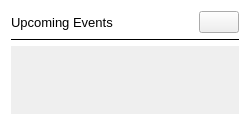
          <widget class="QFrame" name="events_container">
           <property name="minimumSize">
            <size>
             <width>250</width>
             <height>0</height>
            </size>
           </property>
           <property name="maximumSize">
            <size>
             <width>400</width>
             <height>16777215</height>
            </size>
           </property>
           <property name="styleSheet">
            <string notr="true">QFrame {
    background-color: white;
    border-radius: 10px;
}

#events_container {
    border: 1px solid #ccc;
}</string>
           </property>
           <property name="frameShape">
            <enum>QFrame::StyledPanel</enum>
           </property>
           <property name="frameShadow">
            <enum>QFrame::Raised</enum>
           </property>
           <layout class="QVBoxLayout" name="verticalLayout_13">
            <item>
             <layout class="QHBoxLayout" name="horizontalLayout_5">
              <property name="leftMargin">
               <number>0</number>
              </property>
              <property name="topMargin">
               <number>0</number>
              </property>
              <property name="rightMargin">
               <number>0</number>
              </property>
              <property name="bottomMargin">
               <number>0</number>
              </property>
              <item>
               <widget class="QLabel" name="header_3">
                <property name="font">
                 <font>
                  <family>Arial</family>
                  <pointsize>10</pointsize>
                 </font>
                </property>
                <property name="text">
                 <string>Upcoming Events</string>
                </property>
               </widget>
              </item>
              <item>
               <spacer name="horizontalSpacer_7">
                <property name="orientation">
                 <enum>Qt::Horizontal</enum>
                </property>
                <property name="sizeHint" stdset="0">
                 <size>
                  <width>40</width>
                  <height>20</height>
                 </size>
                </property>
               </spacer>
              </item>
              <item>
               <widget class="QPushButton" name="calendar_btn">
                <property name="font">
                 <font>
                  <underline>false</underline>
                 </font>
                </property>
                <property name="cursor">
                 <cursorShape>PointingHandCursor</cursorShape>
                </property>
                <property name="styleSheet">
                 <string notr="true">QPushButton {
	background-color: transparent;
};</string>
                </property>
                <property name="text">
                 <string/>
                </property>
                <property name="icon">
                 <iconset resource="../../assets/org_assets.qrc">
                  <normaloff>:/icons/organization/icons/calendar.png</normaloff>:/icons/organization/icons/calendar.png</iconset>
                </property>
                <property name="iconSize">
                 <size>
                  <width>30</width>
                  <height>30</height>
                 </size>
                </property>
               </widget>
              </item>
             </layout>
            </item>
            <item>
             <widget class="QFrame" name="line_4">
              <property name="maximumSize">
               <size>
                <width>16777215</width>
                <height>1</height>
               </size>
              </property>
              <property name="styleSheet">
               <string notr="true">QFrame {
    background-color: black;
}</string>
              </property>
              <property name="frameShape">
               <enum>QFrame::HLine</enum>
              </property>
              <property name="frameShadow">
               <enum>QFrame::Sunken</enum>
              </property>
             </widget>
            </item>
            <item>
             <widget class="QScrollArea" name="scroll_area_events">
              <property name="styleSheet">
               <string notr="true">QWidget {
    background-color: white;
    border: none;
}


QScrollBar:vertical {
                border: none;
                background: #f0f0f0;
                width: 12px;
                margin: 0;
            }
            QScrollBar::handle:vertical {
                background: #ccc;
                min-height: 20px;
                border-radius: 6px;
            }
            QScrollBar::add-line:vertical, QScrollBar::sub-line:vertical {
                height: 0;
                background: none;
            }
            QScrollBar::add-page:vertical, QScrollBar::sub-page:vertical {
                background: none;
            }
            
            QScrollBar:horizontal {
                border: none;
                background: #f0f0f0;
                height: 12px;
                margin: 0;
            }
            QScrollBar::handle:horizontal {
                background: #ccc;
                min-width: 20px;
                border-radius: 6px;
            };</string>
              </property>
              <property name="widgetResizable">
               <bool>true</bool>
              </property>
              <widget class="QWidget" name="events_container_2">
               <property name="geometry">
                <rect>
                 <x>0</x>
                 <y>0</y>
                 <width>226</width>
                 <height>628</height>
                </rect>
               </property>
               <layout class="QVBoxLayout" name="verticalLayout_14"/>
              </widget>
             </widget>
            </item>
           </layout>
          </widget>
